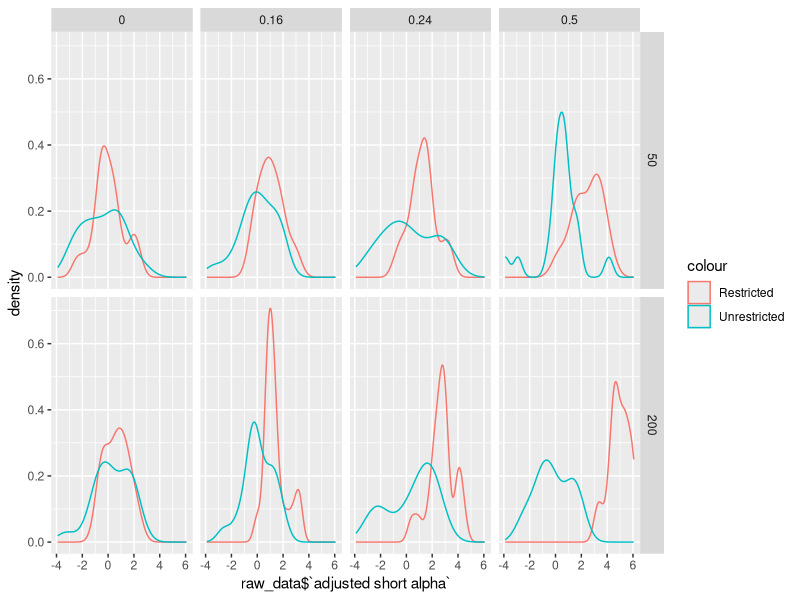
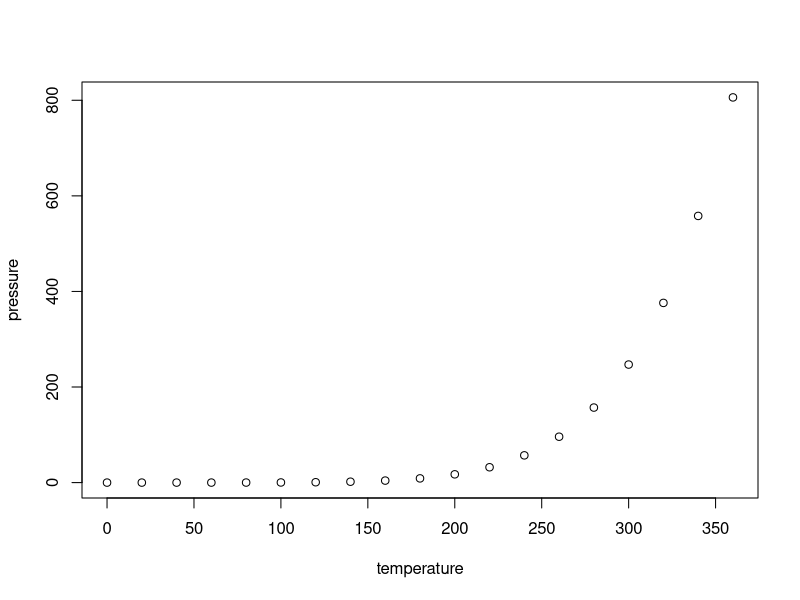

The R script that drew these images, in order:
## ---- chunk 1
knitr::opts_chunk$set(echo = FALSE)
rm(list=ls())
library(broom)
library(MASS)
library(tidyverse)
## ---- chunk 2

simulate_regs <- function(beta, n){
   x <- mvrnorm (n, c(0,0), rbind(c(1,.7), c(.7,1)))
  e <- rnorm(n, 0,1)
  y <- .2 * x[,1] +  e  + beta*x[,2] 
  
  longreg <-lm(formula = y ~ x[, 1] + x[, 2])
  shortreg <-lm(formula = y ~ x[, 1])

  #pick regression:
   if (.05 > tidy(longreg)$p.value[3] ) {
     spec <- 1
     alpha <- tidy(longreg)$estimate[2]
     t_stat <- tidy(longreg)$statistic[2]
     inCI <- 0.2>confint(longreg)[2,1] & 0.2<confint(longreg)[2,2]
     
   }else {
      spec <- 0
     alpha <- tidy(shortreg)$estimate[2]
     t_stat <- tidy(shortreg)$statistic[2]
     inCI <- 0.2>confint(shortreg)[2,1] & 0.2<confint(longreg)[2,2]  
    
  }
  
  return_vector <- c(coef(longreg)[2], coef(longreg)[3], 0.2>confint(longreg)[2,1] & 0.2<confint(longreg)[2,2], coef(shortreg)[2], 0.2>confint(shortreg)[2,1] & 0.2<confint(shortreg)[2,2], spec, alpha, t_stat, inCI)
  names(return_vector) <- c("long alpha","long beta", "long alpha in CI", "short alpha" , "short alpha in CI", "Specification", "everyday alpha", "everyday t", "everday in CI" )
  return(return_vector)
}


colVars <- function(x, na.rm=FALSE, dims=1, unbiased=TRUE, SumSquares=FALSE,
                    twopass=FALSE) {
  if (SumSquares) return(colSums(x^2, na.rm, dims))
  N <- colSums(!is.na(x), FALSE, dims)
  Nm1 <- if (unbiased) N-1 else N
  if (twopass) {x <- if (dims==length(dim(x))) x - mean(x, na.rm=na.rm) else
                     sweep(x, (dims+1):length(dim(x)), colMeans(x,na.rm,dims))}
  (colSums(x^2, na.rm, dims) - colSums(x, na.rm, dims)^2/N) / Nm1
}
## ---- chunk 3
results_table <- c()
raw_results <- c()
#betas<- c(0, .16, .24, .50)





# include = FALSE
simulation_sizes <- c(50,200)
#50, 100, 150, 

for (beta_coef in c(0, .16, .24, .50)) {
  for (size in simulation_sizes){
    sim_results <- c()
    for (i in seq(20)) {
      simulation <- simulate_regs(beta_coef, size)
      sim_results <- rbind( sim_results, simulation )
      raw_results <- rbind(raw_results, c(beta_coef , size, simulation ))
    }
    results_table <- rbind(results_table, c(beta_coef , size, colMeans(sim_results)))
    results_table <- rbind(results_table, c(beta_coef , size, colVars(sim_results)))
    colnames(raw_results)[1] <- "beta"
    colnames(raw_results)[2] <- "n"
  }
  
}
## ---- chunk 4
library(knitr)
Q2 <- results_table[c(2,4,6,8), c(3,6,9)]
rownames(Q2) <- c("n = 50", "n = 100", "n = 150", "n = 200")
## ---- chunk 5
kable(Q2)
## ---- chunk 6
raw_data <-as.data.frame(raw_results)
raw_data$`adjusted short alpha` <- (raw_data$n)^(.5)*(raw_data$`short alpha` - .2)
raw_data$`adjusted long alpha`  <- (raw_data$n)^(.5)*(raw_data$`long alpha` - .2)

## ---- chunk 7
ggplot(raw_data ) + geom_density(aes(raw_data$`adjusted short alpha`, color = "Restricted")) +geom_density(aes(raw_data$`adjusted long alpha`, color = "Unrestricted")) + facet_grid(raw_data$n~raw_data$beta)
## ---- chunk 8
summary(cars)
## ---- chunk 9
plot(pressure)
